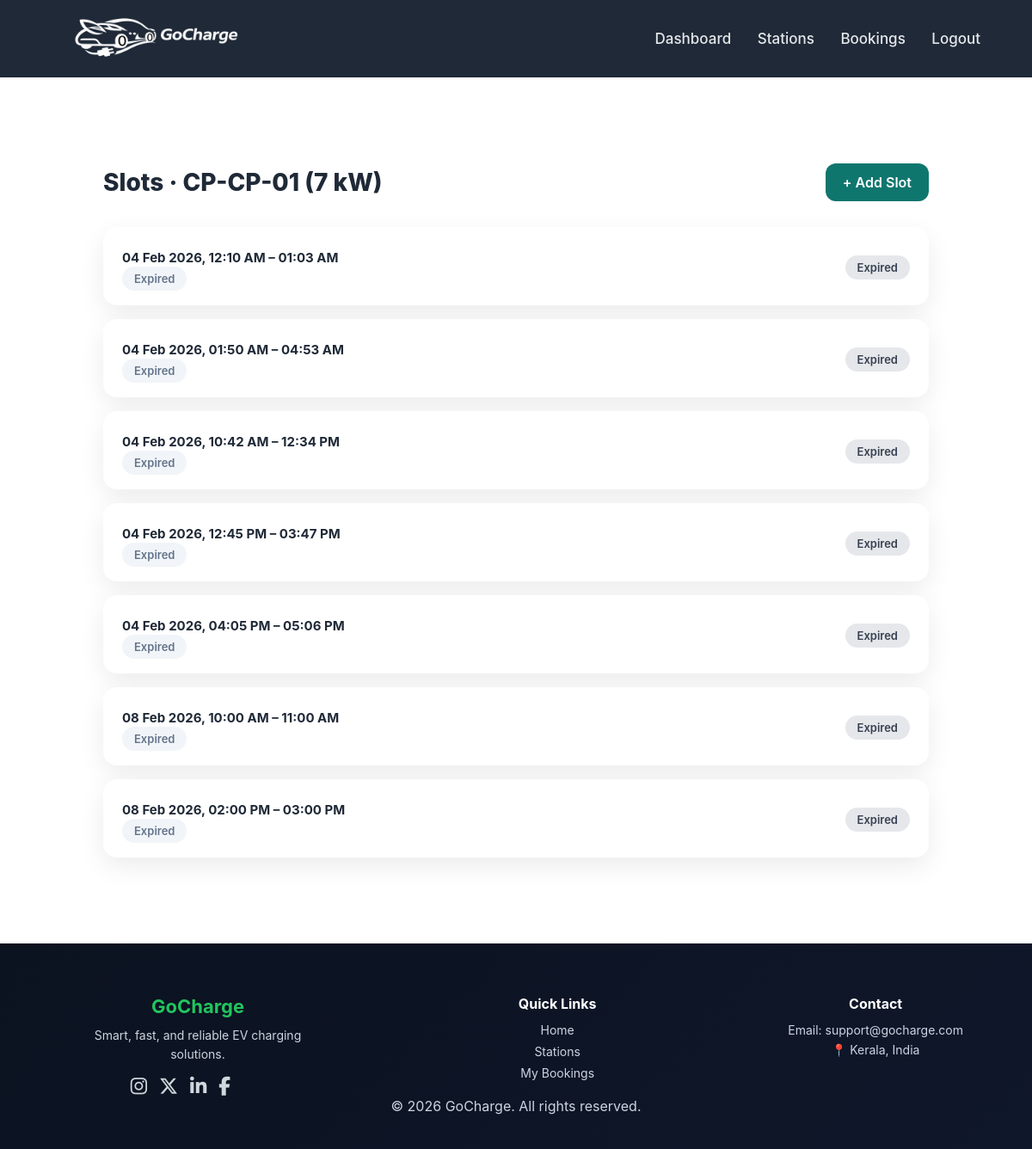
The app's page /slots/charging-point/1/slots/ (signed in) with its own data.
### stations/models.py (models this page shows, shortened)
class ChargingPoint(models.Model):
    station = models.ForeignKey(
        ChargingStation,
        on_delete=models.CASCADE,
        related_name='charging_points'
    )
    point_number = models.CharField(max_length=50)
    connector_type = models.CharField(
        max_length=20,
        choices=[
            ('type2', 'Type 2'),
            ('ccs', 'CCS'),
            ('chademo', 'CHAdeMO')
        ],
        default='type2'
    )
    power_kw = models.PositiveIntegerField(default=7)
    is_active = models.BooleanField(default=True)

### slots/models.py (models this page shows, shortened)
class Slot(models.Model):
    charging_point = models.ForeignKey(
        ChargingPoint,
        on_delete=models.CASCADE,
        related_name="slots"
    )
    start_at = models.DateTimeField()
    end_at = models.DateTimeField()
    is_active = models.BooleanField(default=True)

### slots/views.py (the view)
# urls.py: path("charging-point/<int:point_id>/slots/",operator_slot_list,name="operator_slot_list" ),
@login_required
def operator_slot_list(request, point_id):
    charging_point = get_object_or_404(
        ChargingPoint,
        id=point_id,
        station__operator=request.user
    )
    now = timezone.now()
    Slot.objects.filter(
        charging_point=charging_point,
        end_at__lte=now,
        is_active=True
    ).update(is_active=False)
    slots = Slot.objects.filter(
        charging_point=charging_point
    ).order_by("start_at")
    return render(
        request,
        "operator_slot_list.html",
        {
            "charging_point": charging_point,
            "slots": slots,
            "now": now,
        }
    )

### slots/templates/operator_slot_list.html (shortened to what this page needs)
{% extends "base.html" %}
{% load tz %}
{% block content %}
<div class="container">
    <div class="header">
        <h2>
            Slots · CP-{{ charging_point.point_number }}
            ({{ charging_point.power_kw }} kW)
        </h2>
        <a href="{% url 'add_slot' charging_point.id %}"
           class="btn-primary">
            + Add Slot
        </a>
    </div>
    {% for slot in slots %}
        <div class="slot-card">
            <div class="slot-info">
                <p>
                    <strong>
                        {{ slot.start_at|localtime|date:"d M Y, h:i A" }}
                        –
                        {{ slot.end_at|localtime|time:"h:i A" }}
                    </strong>
                </p>
                {% if slot.end_at <= now %}
                    <span class="badge expired">Expired</span>
                {% elif not slot.is_active %}
                    <span class="badge inactive">Inactive</span>
                {% elif slot.is_booked %}
                    <span class="badge booked">Booked</span>
                {% else %}
                    <span class="badge available">Available</span>
                {% endif %}
            </div>
           <div class="actions">
    {% if slot.end_at <= now %}
        <span class="badge inactive">Expired</span>
    {% elif slot.is_active %}
        <span class="badge available">Active</span>
    {% else %}
        <span class="badge inactive">Inactive</span>
    {% endif %}
</div>
        </div>
    {% empty %}
        <p>No slots added yet.</p>
    {% endfor %}
</div>
{% endblock %}

### static/css/style.css (style rules this page uses)
* { margin: 0; padding: 0; box-sizing: border-box; }
body { font-family: "Inter", system-ui, sans-serif; background: #ffffff; color: #1f2937; }
.btn-primary { background: #0f766e; color: #ffffff; padding: 14px 36px; border-radius: 12px; font-weight: 600; text-decoration: none; }
.container { max-width: 1280px; margin: 0 auto; padding: 0 40px; }

### slots/templates/operator_slot_list.html (style rules this page uses)
.container { max-width: 1000px; margin: 100px auto; padding: 0 20px; }
.header { display: flex; justify-content: space-between; align-items: center; margin-bottom: 30px; }
.header h2 { font-size: 28px; font-weight: 800; }
.btn-primary { background: #0f766e; color: #fff; padding: 12px 20px; border-radius: 12px; text-decoration: none; font-weight: 600; }
.slot-card { background: #fff; padding: 22px; border-radius: 16px; box-shadow: 0 10px 30px rgba(0,0,0,0.08); display: flex; justify-content: space-between; align-items: center; margin-bottom: 16px; }
.slot-info p { margin: 4px 0; font-size: 15px; }
.badge { padding: 6px 14px; border-radius: 999px; font-size: 13px; font-weight: 600; }
.inactive { background: #e5e7eb; color: #374151; }
.expired { background: #f1f5f9; color: #64748b; }

### records on screen
ChargingPoint: point_number "CP-01", power_kw "7"
Slot: start_at "04 Feb 2026, 12:10 AM", end_at "01:03 AM", shows "Expired"
Slot: start_at "04 Feb 2026, 01:50 AM", end_at "04:53 AM", shows "Expired"
Slot: start_at "04 Feb 2026, 10:42 AM", end_at "12:34 PM", shows "Expired"
Slot: start_at "04 Feb 2026, 12:45 PM", end_at "03:47 PM", shows "Expired"
Slot: start_at "04 Feb 2026, 04:05 PM", end_at "05:06 PM", shows "Expired"
Slot: start_at "08 Feb 2026, 10:00 AM", end_at "11:00 AM", shows "Expired"
Slot: start_at "08 Feb 2026, 02:00 PM", end_at "03:00 PM", shows "Expired"
